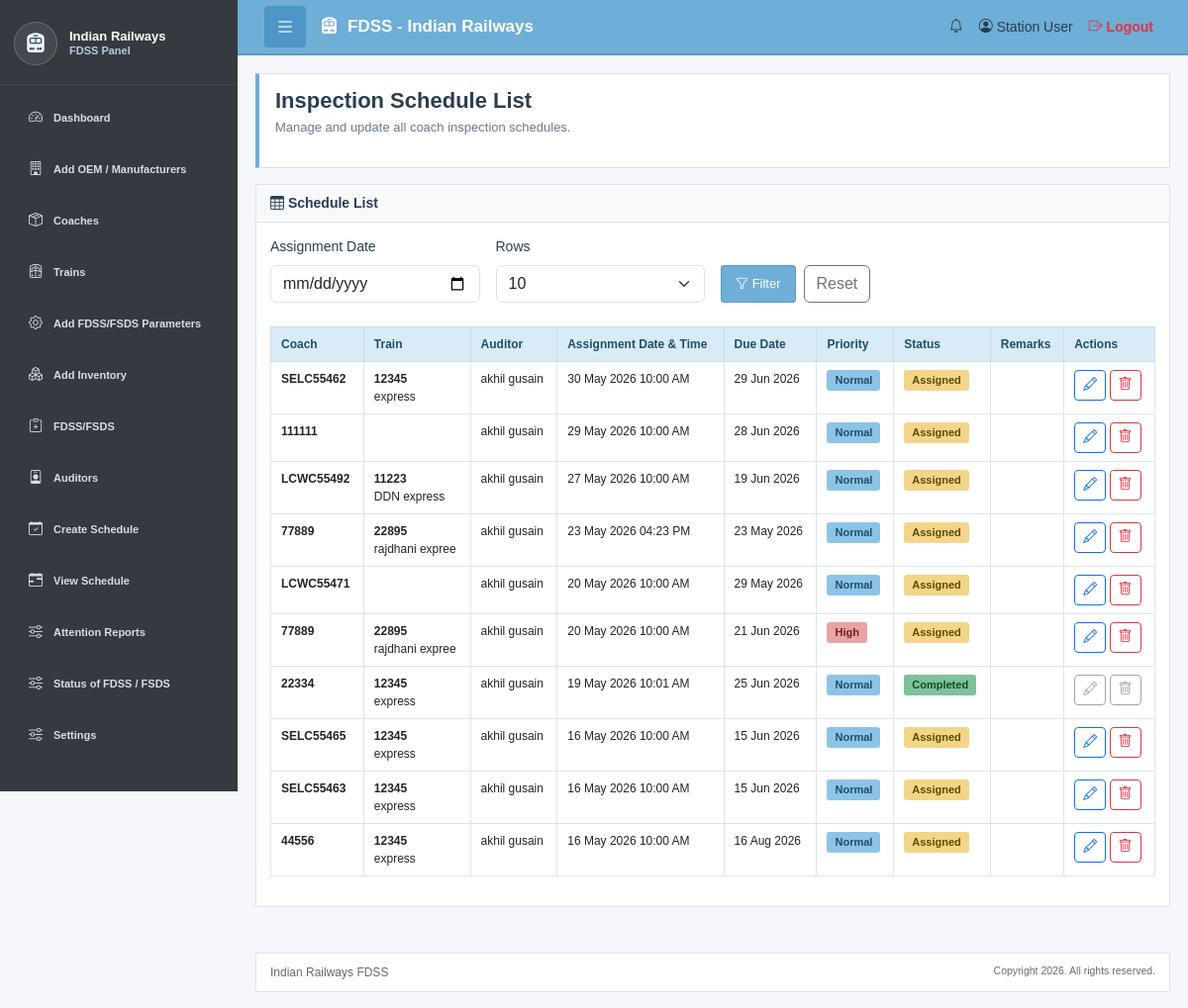
The app's page /schedule-list.php1.php (signed in) with its own data.
### tables this page shows
CREATE TABLE `fdss_coach_schedule` (
  `schedule_id` int(11) NOT NULL,
  `coach_id` int(11) NOT NULL,
  `train_info_id` bigint(20) DEFAULT NULL,
  `last_inspection_date` date DEFAULT NULL,
  `next_due_date` date DEFAULT NULL,
  `status` enum('Pending','Assigned','Completed') DEFAULT 'Pending',
  `auditor_id` int(11) DEFAULT NULL,
  `assignment_date_time` datetime DEFAULT NULL,
  `Inspection_Type` varchar(255) DEFAULT NULL,
  `priority` enum('Normal','High') DEFAULT 'Normal',
  `special_remarks` text DEFAULT NULL,
  `created_at` timestamp NULL DEFAULT current_timestamp(),
  `updated_at` timestamp NULL DEFAULT current_timestamp() ON UPDATE current_timestamp(),
  `user_id` int(11) NOT NULL,
  `schedule_status` int(11) NOT NULL DEFAULT 0
);

CREATE TABLE `fdss_train_coach` (
  `coach_id` int(11) NOT NULL,
  `train_info_id` varchar(10) DEFAULT NULL,
  `coach_no` varchar(50) NOT NULL,
  `Type` varchar(20) DEFAULT NULL,
  `coach_type` varchar(100) DEFAULT NULL,
  `user_id` int(11) NOT NULL,
  `coach_status` enum('Detached','Intact') NOT NULL DEFAULT 'Intact',
  `status` enum('Active','Inactive') DEFAULT 'Active',
  `next_inspection_date` date DEFAULT NULL,
  `created_at` timestamp NULL DEFAULT current_timestamp(),
  `updated_at` timestamp NULL DEFAULT current_timestamp() ON UPDATE current_timestamp(),
  `schedule_status` int(11) NOT NULL DEFAULT 0 COMMENT 'O means coach is free 1 means cach work is progress'
);

CREATE TABLE `fdss_train_information` (
  `train_info_id` bigint(20) NOT NULL,
  `user_id` int(11) NOT NULL,
  `train_no` varchar(50) NOT NULL,
  `train_name` varchar(150) NOT NULL,
  `No_of_Coach` int(11) DEFAULT NULL,
  `status` enum('Active','Inactive') DEFAULT 'Active',
  `created_at` timestamp NULL DEFAULT current_timestamp(),
  `updated_at` timestamp NULL DEFAULT current_timestamp() ON UPDATE current_timestamp()
);

CREATE TABLE `fdss_users` (
  `user_id` int(11) NOT NULL,
  `user_name` varchar(150) NOT NULL,
  `user_code` varchar(50) DEFAULT NULL,
  `username` varchar(100) NOT NULL,
  `email` varchar(150) NOT NULL,
  `password_hash` varchar(255) NOT NULL,
  `full_name` varchar(150) DEFAULT NULL,
  `phone` varchar(20) DEFAULT NULL,
  `designation` varchar(100) DEFAULT NULL,
  `address` text DEFAULT NULL,
  `role` enum('SUPER_ADMIN','ADMIN','ORG_ADMIN','ORG_USER','AUDITOR') NOT NULL DEFAULT 'ORG_ADMIN',
  `station_id` int(11) DEFAULT NULL,
  `start_date` date DEFAULT NULL,
  `end_date` date DEFAULT NULL,
  `status` enum('Active','Inactive') DEFAULT 'Active',
  `created_by_user_id` int(11) DEFAULT NULL,
  `created_at` timestamp NULL DEFAULT current_timestamp(),
  `updated_at` timestamp NULL DEFAULT current_timestamp() ON UPDATE current_timestamp()
);

### schedule-list.php1.php (the view, shortened to what this page needs)
<?php
require_once 'config/db.php';
$user_id = (int) $_SESSION['user_id'];
function e($value)
{
    return htmlspecialchars((string)$value, ENT_QUOTES, 'UTF-8');
}
$message = '';
$selected_schedule_date = trim($_GET['schedule_date'] ?? '');
$rows_per_page_options = [
    '10' => '10',
    '20' => '20',
    '50' => '50',
    'all' => 'All'
];
$selected_rows_per_page = $_GET['rows_per_page'] ?? '10';
$schedule_limit = $selected_rows_per_page === 'all'
    ? null
    : (int) $selected_rows_per_page;
$schedule_uses_coach_id = false;
$schedule_column_check = $conn->query("SHOW COLUMNS FROM fdss_coach_schedule LIKE 'coach_id'");
if ($schedule_column_check && $schedule_column_check->num_rows > 0) {
    $schedule_uses_coach_id = true;
}
$schedule_uses_coach_no = false;
$schedules = [];
$where_clause = "WHERE s.user_id = ?";
$bind_types = "i";
$bind_values = [$user_id];
if ($schedule_uses_coach_id) {
    $coach_no_select = $schedule_uses_coach_no
        ? "COALESCE(c.coach_no, s.coach_no) AS coach_no"
        : "c.coach_no";
    $query = "SELECT
                s.schedule_id,
                s.coach_id,
                $coach_no_select,
                COALESCE(s.train_info_id, c.train_info_id) AS train_info_id,
                s.last_inspection_date,
                s.next_due_date,
                s.status,
                s.assignment_date_time,
                s.priority,
                s.special_remarks,
                u.user_name,
                u.full_name,
                u.user_id AS auditor_user_id,
                t.train_no,
                t.train_name
              FROM fdss_coach_schedule s
              LEFT JOIN fdss_train_coach c
                ON c.coach_id = s.coach_id
                AND c.user_id = s.user_id
              LEFT JOIN fdss_users u
                ON u.user_id = s.auditor_id
              LEFT JOIN fdss_train_information t
                ON t.train_info_id = COALESCE(s.train_info_id, c.train_info_id)
              $where_clause
              ORDER BY s.assignment_date_time DESC, s.schedule_id DESC";
}
if ($schedule_limit !== null) {
    $query .= " LIMIT ?";
    $bind_types .= "i";
    $bind_values[] = $schedule_limit;
}
$stmt = $conn->prepare($query);
if ($stmt) {
    $bind_references = [];
    foreach ($bind_values as $key => $value) {
        $bind_references[$key] = &$bind_values[$key];
    }
    $stmt->bind_param($bind_types, ...$bind_references);
    $stmt->execute();
    $result = $stmt->get_result();
    while ($row = $result->fetch_assoc()) {
        $schedules[] = $row;
    }
} elseif ($message === '') {
    $message = "Schedule Fetch SQL Error: " . $conn->error;
    $message_type = "danger";
}
?>
<!DOCTYPE html>
<html lang="en">
<head>
    <link href="https://cdnjs.cloudflare.com/ajax/libs/bootstrap/5.3.0/css/bootstrap.min.css"
          rel="stylesheet">
    <link href="https://cdnjs.cloudflare.com/ajax/libs/bootstrap-icons/1.11.0/font/bootstrap-icons.min.css"
          rel="stylesheet">
    <link href="assets/css/styles.css"
          rel="stylesheet">
</head>
<body>
<?php include('includes/navbar.php'); ?>
<div class="sidebar-container">
<?php include('includes/sidebar.php'); ?>
<main class="main-content">
    <div class="page-header">
        <div>
            <h1>
                Inspection Schedule List
            </h1>
            <p class="page-header-subtitle">
                Manage and update all coach inspection schedules.
            </p>
        </div>
    </div>
    <div class="content-card">
        <div class="card-header">
            <h5>
                <i class="bi bi-table"></i>
                Schedule List
            </h5>
        </div>
        <div class="card-body">
            <form method="GET"
                  class="row g-3 align-items-end mb-4">
                <div class="col-md-4 col-lg-3">
                    <label class="form-label">
                        Assignment Date
                    </label>
                    <input type="date"
                           class="form-control"
                           name="schedule_date"
                           value="<?php echo e($selected_schedule_date); ?>">
                </div>
                <div class="col-md-4 col-lg-3">
                    <label class="form-label">
                        Rows
                    </label>
                    <select class="form-select"
                            name="rows_per_page">
                        <?php foreach ($rows_per_page_options as $value => $label): ?>
                            <option value="<?php echo e($value); ?>"
                                    <?php echo $selected_rows_per_page === $value ? 'selected' : ''; ?>>
                                <?php echo e($label); ?>
                            </option>
                        <?php endforeach; ?>
                    </select>
                </div>
                <div class="col-md-4 col-lg-3 d-flex gap-2">
                    <button type="submit"
                            class="btn btn-primary">
                        <i class="bi bi-funnel"></i>
                        Filter
                    </button>
                    <a href="schedule-list.php"
                       class="btn btn-outline-secondary">
                        Reset
                    </a>
                </div>
            </form>
            <div class="table-wrapper">
                <table class="table table-hover">
                    <thead>
                    <tr>
                        <th>Coach</th>
                        <th>Train</th>
                        <th>Auditor</th>
                        <th>Assignment Date & Time</th>
                        <th>Due Date</th>
                        <th>Priority</th>
                        <th>Status</th>
                        <th>Remarks</th>
                        <th>Actions</th>
                    </tr>
                    </thead>
                    <tbody>
                    <?php if (empty($schedules)): ?>
                        <tr>
                            <td colspan="9"
                                class="text-center text-muted py-4">
                                No schedules found.
                            </td>
                        </tr>
                    <?php else: ?>
                        <?php foreach ($schedules as $schedule): ?>
                            <?php $is_completed = $schedule['status'] === 'Completed'; ?>
                            <tr>
                                <td>
                                    <strong>
                                        <?php echo e($schedule['coach_no']); ?>
                                    </strong>
                                </td>
                                <td>
                                    <strong>
                                        <?php echo e($schedule['train_no']); ?>
                                    </strong>
                                    <br>
                                    <?php echo e($schedule['train_name']); ?>
                                </td>
                                <td>
                                    <?php
                                    echo e(
                                        !empty($schedule['full_name'])
                                        ? $schedule['full_name']
                                        : $schedule['user_name']
                                    );
                                    ?>
                                </td>
                                <td>
                                    <?php
                                    echo $schedule['assignment_date_time']
                                        ? date('d M Y h:i A', strtotime($schedule['assignment_date_time']))
                                        : '-';
                                    ?>
                                </td>
                                <td>
                                    <?php
                                    echo $schedule['next_due_date']
                                        ? date('d M Y', strtotime($schedule['next_due_date']))
                                        : '-';
                                    ?>
                                </td>
                                <td>
                                    <?php
                                    $priority_class =
                                        ($schedule['priority'] === 'High')
                                        ? 'badge-danger'
                                        : 'badge-info';
                                    ?>
                                    <span class="badge <?php echo $priority_class; ?>">
                                        <?php echo e($schedule['priority']); ?>
                                    </span>
                                </td>
                                <td>
                                    <?php
                                    $status_class = 'badge-warning';
                                    if ($schedule['status'] === 'Completed') {
                                        $status_class = 'badge-success';
                                    }
                                    ?>
                                    <span class="badge <?php echo $status_class; ?>">
                                        <?php echo e($schedule['status']); ?>
                                    </span>
                                </td>
                                <td>
                                </td>
                                <td>
                                    <?php if ($is_completed): ?>
                                        <button
                                            class="btn btn-sm btn-outline-secondary"
                                            title="Completed schedule cannot be edited"
                                            disabled>
                                            <i class="bi bi-pencil"></i>
                                        </button>
                                        <button
                                            class="btn btn-sm btn-outline-secondary"
                                            title="Completed schedule cannot be deleted"
                                            disabled>
                                            <i class="bi bi-trash"></i>
                                        </button>
                                    <?php else: ?>
                                    <button
                                        class="btn btn-sm btn-outline-primary"
                                        onclick="editSchedule(
                                            '<?php echo e($schedule['schedule_id']); ?>',
                                            '<?php echo e($schedule['auditor_user_id']); ?>',
                                            '<?php echo e($schedule['assignment_date_time']); ?>',
                                            '<?php echo e($schedule['priority']); ?>',
                                            '<?php echo e(addslashes($schedule['special_remarks'])); ?>',
                                            '<?php echo e($schedule['status']); ?>'
                                        )"
                                        data-bs-toggle="modal"
                                        data-bs-target="#editModal">
                                        <i class="bi bi-pencil"></i>
                                    </button>
                                    <button
                                        class="btn btn-sm btn-outline-danger"
                                        onclick="deleteSchedule(
                                            '<?php echo e($schedule['schedule_id']); ?>',
                                            '<?php echo e($schedule['coach_no']); ?>',
                                            '<?php echo e($schedule['train_info_id']); ?>'
                                        )">
                                        <i class="bi bi-trash"></i>
                                    </button>
                                    <?php endif; ?>
                                </td>
                            </tr>
                        <?php endforeach; ?>
                    <?php endif; ?>
                    </tbody>
                </table>
            </div>
        </div>
    </div>
</main>
</div>
<?php include('includes/footer.php'); ?>
</body>
</html>

### assets/css/styles.css (style rules this page uses)
body { margin:0; padding:0; overflow-x:hidden; background:#f5f7fa; font-family:Arial,sans-serif; font-size:14px; color:#2c3e50; }
body { padding-top:56px; }
.main-content { margin-left:240px; margin-top:0; padding:18px; transition:all 0.3s ease; }
.page-header { background:#fff; border:1px solid #d9e1e8; border-left:4px solid #6faed6; padding:14px 16px; margin-bottom:16px; display:flex; justify-content:space-between; align-items:center; }
.page-header h1 { margin:0; font-size:22px; font-weight:700; color:#2c3e50; }
.page-header-subtitle { margin-top:4px; font-size:13px; color:#6c7a86; }
.btn-primary { background:#6faed6; border:1px solid #5b9ac2; color:#fff; border-radius:3px; padding:7px 14px; font-size:13px; }
.content-card { background:#fff; border:1px solid #dbe4eb; margin-bottom:16px; }
.card-header { background:#f7f9fb; border-bottom:1px solid #dbe4eb; padding:10px 14px; }
.card-header h5 { margin:0; font-size:14px; font-weight:700; color:#2c3e50; }
.card-body { padding:14px; }
.table { width:100%; border-collapse:collapse; font-size:12px; }
.table thead th { background:#d9ebf7; color:#1f4e6b; border:1px solid #c9ddea; font-weight:700; }
.table td, .table th { padding:8px 10px; border:1px solid #dde5ec; }
.badge { padding:5px 8px; border-radius:3px; font-size:11px; }
.badge-info { background:#8cc4e6; color:#1f4e6b; }
.badge-success { background:#7cc29a; color:#114c2b; }
.badge-warning { background:#f3d58a; color:#5f4b00; }
.badge-danger { background:#e7a4a4; color:#7a1d1d; }

### records on screen
fdss_coach_schedule: coach.coach_no "SELC55462", train_info.train_no "12345", train_info.train_name "express", auditor.user_name "akhil gusain", assignment_date_time "30 May 2026 10:00 AM", next_due_date "29 Jun 2026", priority "Normal", status "Assigned"
fdss_coach_schedule: coach.coach_no "111111", auditor.user_name "akhil gusain", assignment_date_time "29 May 2026 10:00 AM", next_due_date "28 Jun 2026", priority "Normal", status "Assigned"
fdss_coach_schedule: coach.coach_no "LCWC55492", train_info.train_no "11223", train_info.train_name "DDN express", auditor.user_name "akhil gusain", assignment_date_time "27 May 2026 10:00 AM", next_due_date "19 Jun 2026", priority "Normal", status "Assigned"
fdss_coach_schedule: coach.coach_no "77889", train_info.train_no "22895", train_info.train_name "rajdhani expree", auditor.user_name "akhil gusain", assignment_date_time "23 May 2026 04:23 PM", next_due_date "23 May 2026", priority "Normal", status "Assigned"
fdss_coach_schedule: coach.coach_no "LCWC55471", auditor.user_name "akhil gusain", assignment_date_time "20 May 2026 10:00 AM", next_due_date "29 May 2026", priority "Normal", status "Assigned"
fdss_coach_schedule: coach.coach_no "77889", train_info.train_no "22895", train_info.train_name "rajdhani expree", auditor.user_name "akhil gusain", assignment_date_time "20 May 2026 10:00 AM", next_due_date "21 Jun 2026", priority "High", status "Assigned"
fdss_coach_schedule: coach.coach_no "22334", train_info.train_no "12345", train_info.train_name "express", auditor.user_name "akhil gusain", assignment_date_time "19 May 2026 10:01 AM", next_due_date "25 Jun 2026", priority "Normal", status "Completed"
fdss_coach_schedule: coach.coach_no "SELC55465", train_info.train_no "12345", train_info.train_name "express", auditor.user_name "akhil gusain", assignment_date_time "16 May 2026 10:00 AM", next_due_date "15 Jun 2026", priority "Normal", status "Assigned"
fdss_coach_schedule: coach.coach_no "SELC55463", train_info.train_no "12345", train_info.train_name "express", auditor.user_name "akhil gusain", assignment_date_time "16 May 2026 10:00 AM", next_due_date "15 Jun 2026", priority "Normal", status "Assigned"
fdss_coach_schedule: coach.coach_no "44556", train_info.train_no "12345", train_info.train_name "express", auditor.user_name "akhil gusain", assignment_date_time "16 May 2026 10:00 AM", next_due_date "16 Aug 2026", priority "Normal", status "Assigned"

### other values on screen
form field rows_per_page "10"
